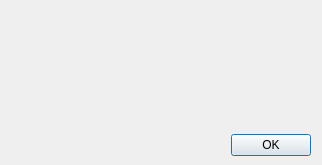
<?xml version="1.0" encoding="UTF-8"?>
<ui version="4.0">
 <class>Dialog</class>
 <widget class="QDialog" name="Dialog">
  <property name="geometry">
   <rect>
    <x>0</x>
    <y>0</y>
    <width>322</width>
    <height>165</height>
   </rect>
  </property>
  <property name="windowTitle">
   <string>填写本次评估所需基本信息</string>
  </property>
  <widget class="QWidget" name="formLayoutWidget">
   <property name="geometry">
    <rect>
     <x>0</x>
     <y>0</y>
     <width>321</width>
     <height>121</height>
    </rect>
   </property>
   <layout class="QFormLayout" name="formLayout"/>
  </widget>
  <widget class="QDialogButtonBox" name="buttonBox">
   <property name="geometry">
    <rect>
     <x>0</x>
     <y>130</y>
     <width>311</width>
     <height>31</height>
    </rect>
   </property>
   <property name="orientation">
    <enum>Qt::Horizontal</enum>
   </property>
   <property name="standardButtons">
    <set>QDialogButtonBox::Ok</set>
   </property>
   <property name="centerButtons">
    <bool>false</bool>
   </property>
  </widget>
 </widget>
 <resources/>
 <connections>
  <connection>
   <sender>buttonBox</sender>
   <signal>rejected()</signal>
   <receiver>Dialog</receiver>
   <slot>reject()</slot>
   <hints>
    <hint type="sourcelabel">
     <x>316</x>
     <y>260</y>
    </hint>
    <hint type="destinationlabel">
     <x>286</x>
     <y>274</y>
    </hint>
   </hints>
  </connection>
  <connection>
   <sender>buttonBox</sender>
   <signal>accepted()</signal>
   <receiver>Dialog</receiver>
   <slot>accept()</slot>
   <hints>
    <hint type="sourcelabel">
     <x>248</x>
     <y>254</y>
    </hint>
    <hint type="destinationlabel">
     <x>157</x>
     <y>274</y>
    </hint>
   </hints>
  </connection>
 </connections>
</ui>
